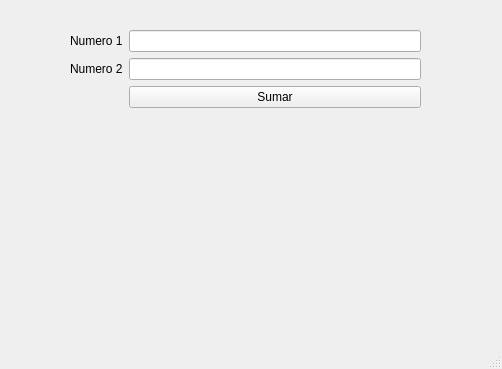
<?xml version="1.0" encoding="UTF-8"?>
<ui version="4.0">
 <class>MainWindow</class>
 <widget class="QMainWindow" name="MainWindow">
  <property name="geometry">
   <rect>
    <x>0</x>
    <y>0</y>
    <width>502</width>
    <height>369</height>
   </rect>
  </property>
  <property name="windowTitle">
   <string>MainWindow</string>
  </property>
  <widget class="QWidget" name="centralwidget">
   <widget class="QWidget" name="formLayoutWidget">
    <property name="geometry">
     <rect>
      <x>70</x>
      <y>30</y>
      <width>351</width>
      <height>141</height>
     </rect>
    </property>
    <layout class="QFormLayout" name="formLayout">
     <item row="0" column="0">
      <widget class="QLabel" name="lbl1">
       <property name="text">
        <string>Numero 1</string>
       </property>
      </widget>
     </item>
     <item row="0" column="1">
      <widget class="QLineEdit" name="num1"/>
     </item>
     <item row="1" column="0">
      <widget class="QLabel" name="lbl2">
       <property name="text">
        <string>Numero 2</string>
       </property>
      </widget>
     </item>
     <item row="1" column="1">
      <widget class="QLineEdit" name="num2"/>
     </item>
     <item row="2" column="1">
      <widget class="QPushButton" name="pushButton">
       <property name="text">
        <string>Sumar</string>
       </property>
      </widget>
     </item>
     <item row="3" column="1">
      <widget class="QLabel" name="lblresult">
       <property name="text">
        <string/>
       </property>
      </widget>
     </item>
    </layout>
   </widget>
  </widget>
  <widget class="QMenuBar" name="menubar">
   <property name="geometry">
    <rect>
     <x>0</x>
     <y>0</y>
     <width>502</width>
     <height>21</height>
    </rect>
   </property>
  </widget>
  <widget class="QStatusBar" name="statusbar"/>
 </widget>
 <resources/>
 <connections/>
</ui>
